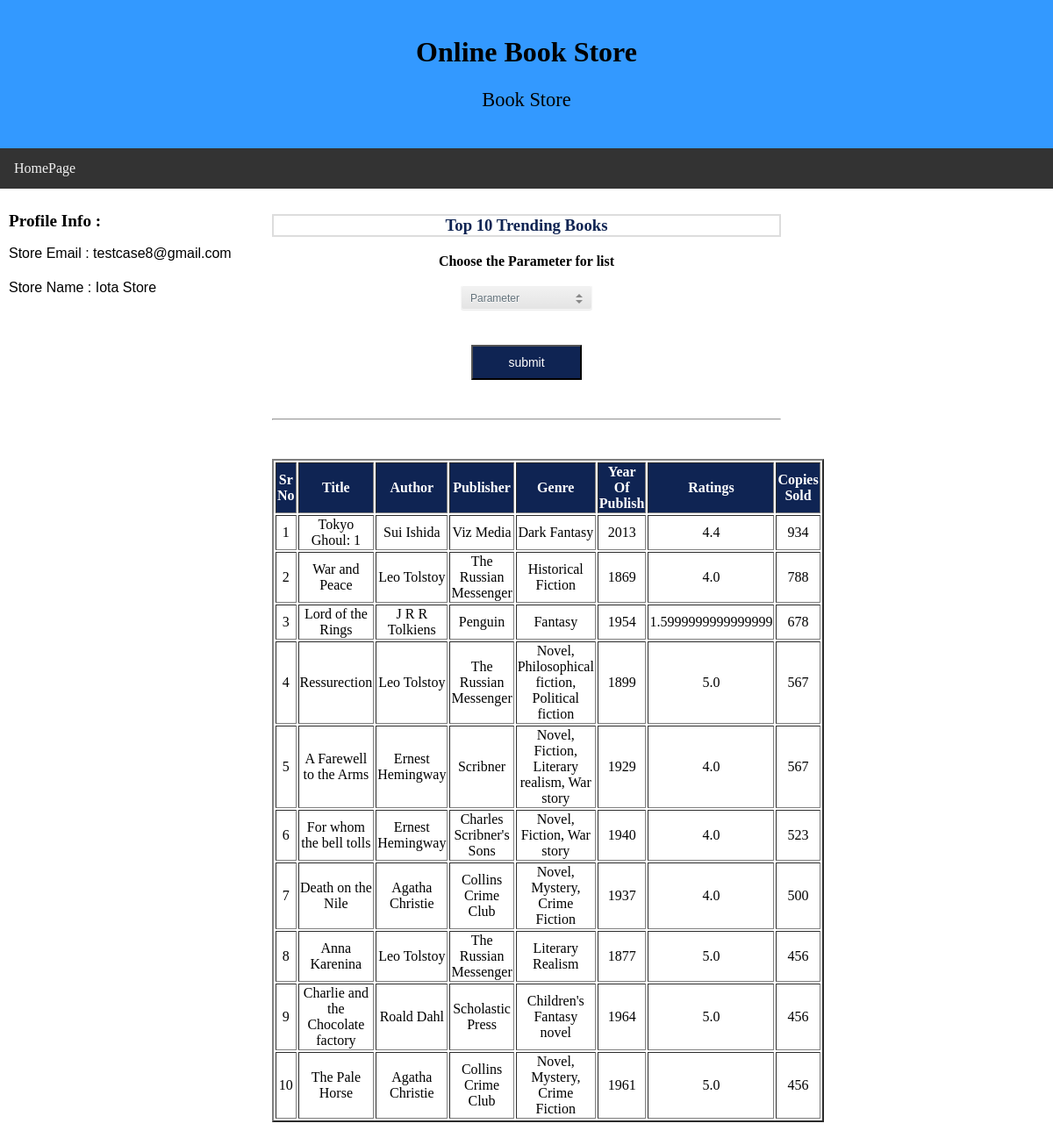
The app's page /store/trending_list (signed in) with its own data.
### newApp/models.py (models this page shows)
class Book_store(models.Model):
    store_id        = models.AutoField(primary_key = True)
    store_name      = models.CharField(max_length = 100)
    email           = models.EmailField(unique = True)
    password        = models.CharField(max_length = 50)
    website         = models.CharField(max_length = 50)
    phone_no        = models.CharField(max_length = 10)
    rating          = models.IntegerField(default = 0, null = True)
    address_line1   = models.CharField(max_length = 100)
    address_line2   = models.CharField(max_length = 100)
    city            = models.CharField(max_length = 50)
    district        = models.CharField(max_length = 50)
    state           = models.CharField(max_length = 50)
    zip_code        = models.CharField(max_length = 6)
    class Meta:
        db_table = "Book_store"

class Book(models.Model):
    book_id         = models.AutoField(primary_key = True)
    title           = models.CharField(max_length = 100)
    author          = models.CharField(max_length = 50)
    publisher       = models.CharField(max_length = 100)
    genre           = models.CharField(max_length = 50)
    year_of_publish = models.IntegerField()
    copies_sold     = models.IntegerField()
    rating          = models.FloatField(default = 0, null = True)
    class Meta:
        db_table = "Book"

### newApp/views.py (the view)
# urls.py: path('store/trending_list', views.storeTrendingList, name = "storeTrendingList"),
def storeTrendingList(request):
    if storeSessionCheck(request) == True:
        if request.method == "POST":
            email       = request.session['email']
            store_row   = fetchStoreRow(email)                                          #1. Store details from the session
            store_id    = store_row[0]                                                  #Store ID
            store_name  = store_row[1]
            Parameter  = request.POST["Parameter"]
            if Parameter == "Rating":
                entry_count = 10
                cursor = connection.cursor()
                query_fetch_book = '''SELECT book_id, title, author, publisher, genre, year_of_publish, copies_sold, rating
                                      FROM Book
                                      ORDER BY rating
                                      DESC LIMIT 10'''
                cursor.execute(query_fetch_book)
                q_result = cursor.fetchall()
            else:
                entry_count = 10
                cursor = connection.cursor()
                query_fetch_book = '''SELECT book_id, title, author, publisher, genre, year_of_publish, copies_sold, rating
                                      FROM Book
                                      ORDER BY copies_sold
                                      DESC LIMIT 10'''
                cursor.execute(query_fetch_book)
                q_result = cursor.fetchall()
            trending_list = []
            print(q_result)
            for query_result in q_result:
                t_list = {}
                t_list['title']             = query_result[1]
                t_list['author']            = query_result[2]
                t_list['publisher']         = query_result[3]
                t_list['genre']             = query_result[4]
                t_list['year_of_publish']   = query_result[5]
                t_list['copies_sold']       = query_result[6]
                t_list['rating']            = query_result[7]
                trending_list.append(t_list)
            return render(request, 'store/trending_list.html', {'store_email': email, 'store_name' : store_name, "t_list": trending_list})
        else:
            email       = request.session['email']
            store_row   = fetchStoreRow(email)                                          #1. Store details from the session
            store_id    = store_row[0]                                                  #Store ID
            store_name  = store_row[1]
            entry_count = 10
            cursor = connection.cursor()
            query_fetch_book = '''SELECT book_id, title, author, publisher, genre, year_of_publish, copies_sold, rating
                                  FROM Book
                                  ORDER BY copies_sold
                                  DESC LIMIT 10'''
            cursor.execute(query_fetch_book)
            q_result = cursor.fetchall()
            trending_list = []
            for query_result in q_result:
                t_list = {}
                t_list['title']             = query_result[1]
                t_list['author']            = query_result[2]
                t_list['publisher']         = query_result[3]
                t_list['genre']             = query_result[4]
                t_list['year_of_publish']   = query_result[5]
                t_list['copies_sold']       = query_result[6]
                t_list['rating']            = query_result[7]
                trending_list.append(t_list)
            return render(request, 'store/trending_list.html', {'store_email': email, 'store_name' : store_name, "t_list": trending_list})
    else:
        messages.error(request, "Not Logged In")
        return redirect('storeLogin')

### newApp/views.py (called while the page is built)
def storeSessionCheck(request):
    if request.session.has_key('email'):
        email = request.session['email']
        cursor = connection.cursor()
        query = '''SELECT *
                   FROM Book_store
                   WHERE email=%s'''
        cursor.execute(query, [email])
        q_result = cursor.fetchall()
        storeCount = len(q_result)
        if storeCount == 1:
            return True
        else:
            return False
    else:
        return False

def fetchStoreRow(email):
    cursor = connection.cursor()
    query = '''SELECT *
               FROM Book_store
               WHERE email=%s'''
    cursor.execute(query, [email])
    q_result = cursor.fetchone()
    return q_result

### newApp/templates/store/trending_list.html (shortened to what this page needs)
<!DOCTYPE html>
<html lang="en">
<head>
</head>
<body>
<div class="header">
 <h1>Online Book Store</h1>
 <p style="font-family:times new roman;font-size:140%";>Book Store</p>
</div>
<div class="topnav">
 <a href="/store/storeProfile">HomePage</a>
</div>
<div class="row">
 <div class="column side">
    <h2 style="font-family:times new roman;font-size:120%";>Profile Info :</h2>
    <p style="font-family:arial;font-size:100%;line-height:1.2";>
     Store Email : {{store_email}}<br><br>
     Store Name  : {{store_name}}<br><br>
    </p>
 </div>
 <div class="column middle">
   <h3 style="color:#0f2453;border:2px solid #ddd">Top 10 Trending Books</h3>
   <strong>Choose the Parameter for list</strong>
   <br><br>
  <form method="POST">{% csrf_token %}
  <section class="">
    <div class="dropdown">
      <select name = "Parameter" class="dropdown-select">
        <option value="Parameter">Parameter</option>
      </select>
    </div>
    </section>
    <br><br>
    <button class="button" style="width: 200px auto"  align = "center" formaction ="{% url 'storeTrendingList' %}">submit</button><br><br>
    <br>
    <hr>
    <br><br>
    </form>
       {% if t_list %}
                       <table border="2" align="center">
                       <tr style="background-color: #0f2453">
                            <th style="color: white">Sr No</th>
                            <th style="color: white">Title</th>
                            <th style="color: white">Author</th>
                            <th style="color: white">Publisher</th>
                            <th style="color: white">Genre</th>
                            <th style="color: white">Year Of Publish</th>
                            <th style="color: white">Ratings</th>
                            <th style="color: white">Copies Sold</th>
                        </tr>
                       {% for book in t_list%}
                        <tr>
                            <td>{{ forloop.counter }}</td>
                            <td>{{ book.title }}</td>
                            <td>{{ book.author }}</td>
                            <td>{{ book.publisher }}</td>
                            <td>{{ book.genre }}</td>
                            <td>{{ book.year_of_publish }}</td>
                            <td>{{ book.rating }}</td>
                            <td>{{ book.copies_sold }}</td>
                       </tr>
                       {% endfor %}
                      </table>
       {% else %}
           <h3 align="center">No Books available</h>
       {% endif %}
</div>
 <div class="column side">
 </div>
</div>
</body>
</html>

### newApp/templates/store/trending_list.html (style rules this page uses)
* { box-sizing: border-box; }
body { margin: 0; }
.header { background-color: #3399ff; padding: 20px; text-align: center; }
.topnav { overflow: hidden; background-color: #333; }
.topnav a { float: left; display: block; color: #f2f2f2; text-align: center; padding: 14px 16px; text-decoration: none; }
.column { float: left; padding: 10px; }
.column.side { width: 25%; }
.column.middle { width: 50%; text-align: center; }
.row:after { content: ""; display: table; clear: both; }
.button { display: inline-block; background-color: #0f2453; border: ; color: white; padding: 10px 40px; text-align: center; font-size: 14px; cursor: pointer; }
.dropdown { display: inline-block; position: relative; overflow: hidden; height: 28px; width: 150px; background: #f2f2f2; border: 1px solid; border-color: white #f7f7f7 whitesmoke; border-radius: 3px; background-image: -webkit-linear-gradient(top, transparent, rgba(0, 0, 0, 0.06)); background-image: -moz-linear-gradient(top, transparent, rgba(0, 0, 0, 0.06)); background-image: -o-linear-gradient(top, transparent, rgba(0, 0, 0, 0.06)); background-image: linear-gradient(to bottom, transparent, rgba(0, 0, 0, 0.06)); -webkit-box-shadow: 0 1px 1px rgba(0, 0, 0, 0.08); box-shadow: 0 1px 1px rgba(0, 0, 0, 0.08); }
.dropdown:before, .dropdown:after { content: ''; position: absolute; z-index: 2; top: 9px; right: 10px; width: 0; height: 0; border: 4px dashed; border-color: #888888 transparent; pointer-events: none; }
.dropdown:before { border-bottom-style: solid; border-top: none; }
.dropdown:after { margin-top: 7px; border-top-style: solid; border-bottom: none; }
.dropdown-select { position: relative; width: 130%; margin: 0; padding: 6px 8px 6px 10px; height: 28px; line-height: 14px; font-size: 12px; color: #62717a; text-shadow: 0 1px white; background: #f2f2f2; background: rgba(0, 0, 0, 0) !important; border: 0; border-radius: 0; -webkit-appearance: none; }
.dropdown-select > option { margin: 3px; padding: 6px 8px; text-shadow: none; background: #f2f2f2; border-radius: 3px; cursor: pointer; }

### records on screen
Book_store: email "testcase8@gmail.com", store_name "Iota Store"
Book: title "Tokyo Ghoul: 1", author "Sui Ishida", publisher "Viz Media", genre "Dark Fantasy", year_of_publish "2013", rating "4.4", copies_sold "934"
Book: title "War and Peace", author "Leo Tolstoy", publisher "The Russian Messenger", genre "Historical Fiction", year_of_publish "1869", rating "4.0", copies_sold "788"
Book: title "Lord of the Rings", author "J R R Tolkiens", publisher "Penguin", genre "Fantasy", year_of_publish "1954", rating "1.5999999999999999", copies_sold "678"
Book: title "Ressurection", author "Leo Tolstoy", publisher "The Russian Messenger", genre "Novel, Philosophical fiction, Political fiction", year_of_publish "1899", rating "5.0", copies_sold "567"
Book: title "A Farewell to the Arms", author "Ernest Hemingway", publisher "Scribner", genre "Novel, Fiction, Literary realism, War story", year_of_publish "1929", rating "4.0", copies_sold "567"
Book: title "For whom the bell tolls", author "Ernest Hemingway", publisher "Charles Scribner's Sons", genre "Novel, Fiction, War story", year_of_publish "1940", rating "4.0", copies_sold "523"
Book: title "Death on the Nile", author "Agatha Christie", publisher "Collins Crime Club", genre "Novel, Mystery, Crime Fiction", year_of_publish "1937", rating "4.0", copies_sold "500"
Book: title "Anna Karenina", author "Leo Tolstoy", publisher "The Russian Messenger", genre "Literary Realism", year_of_publish "1877", rating "5.0", copies_sold "456"
Book: title "Charlie and the Chocolate factory", author "Roald Dahl", publisher "Scholastic Press", genre "Children's Fantasy novel", year_of_publish "1964", rating "5.0", copies_sold "456"
Book: title "The Pale Horse", author "Agatha Christie", publisher "Collins Crime Club", genre "Novel, Mystery, Crime Fiction", year_of_publish "1961", rating "5.0", copies_sold "456"
